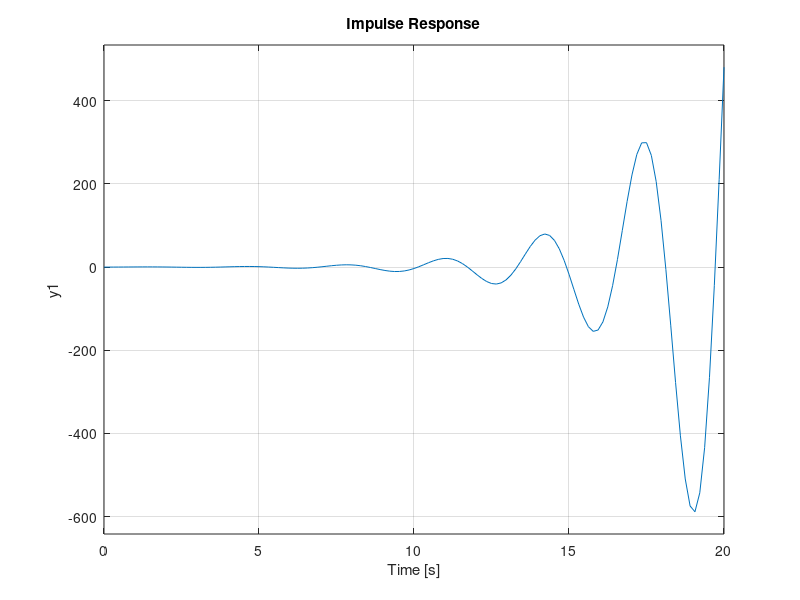
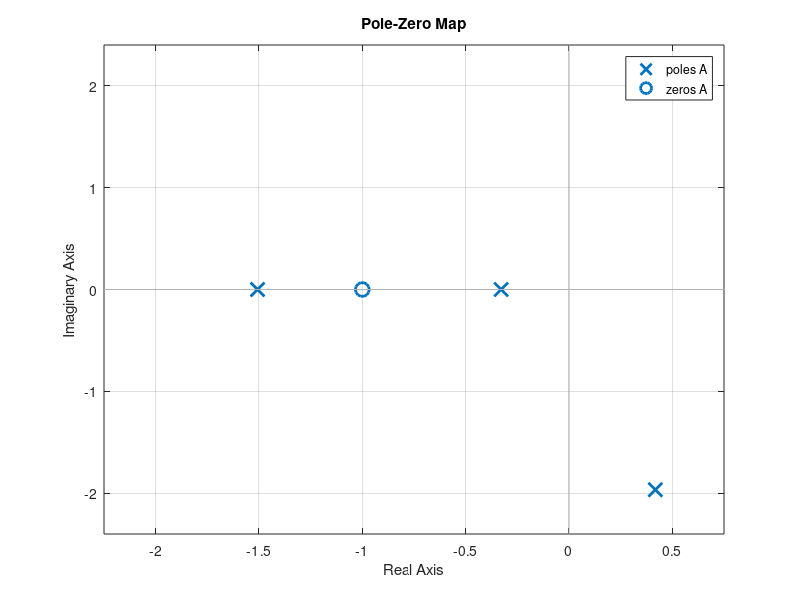
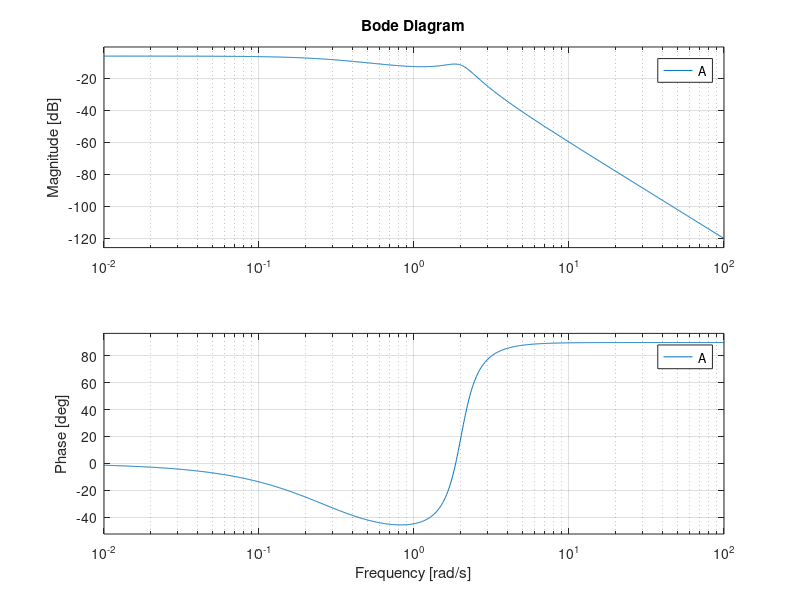
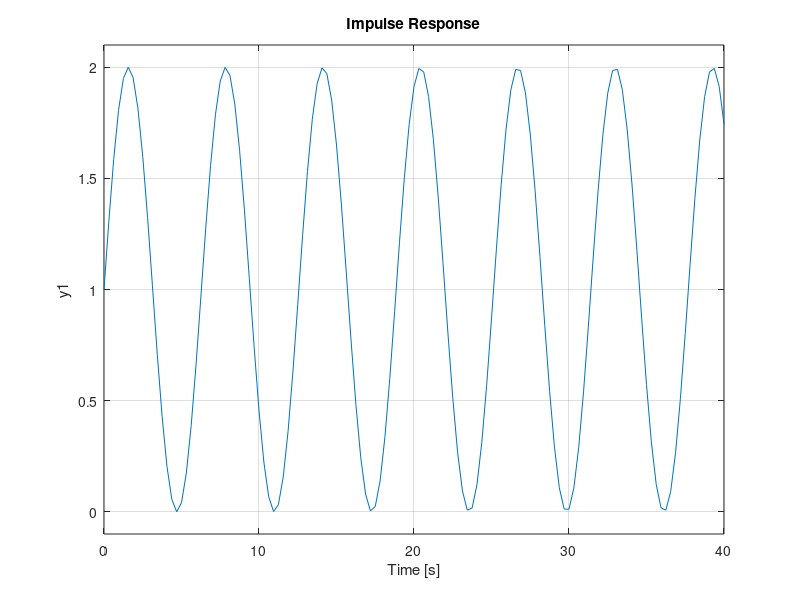

Recreate these plots in MATLAB, in order.
%% a)     
A=tf([1 1], [1 1 3 7 2])  
    roots([1 1 3 7 2])  
    figure(1) 
    impulse (A) 

    figure(2) 
    pzmap (A)  

    figure(3) 
    bode (A)  
%% b) 
B=tf([1 1 1], [1 0 1 0])  
    roots([1 0 1 0])  
    figure(4) 
    impulse (B) 
    
    figure(5) 
    pzmap(B) 

    figure (6)  
    bode (B)  
